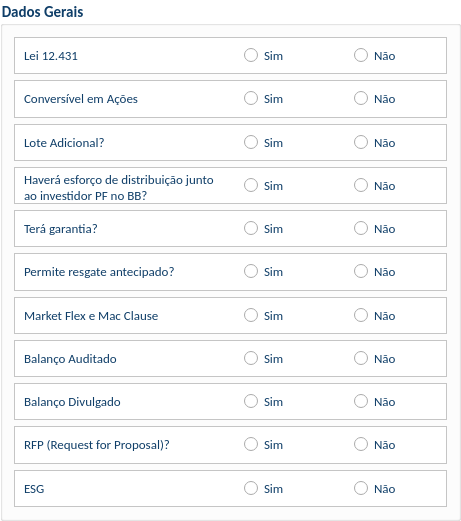
          <widget class="QGroupBox" name="gb_dadosGerais1">
           <property name="geometry">
            <rect>
             <x>10</x>
             <y>390</y>
             <width>461</width>
             <height>521</height>
            </rect>
           </property>
           <property name="sizePolicy">
            <sizepolicy hsizetype="Expanding" vsizetype="Expanding">
             <horstretch>0</horstretch>
             <verstretch>0</verstretch>
            </sizepolicy>
           </property>
           <property name="font">
            <font>
             <family>Calibri</family>
             <pointsize>11</pointsize>
             <weight>75</weight>
             <bold>true</bold>
            </font>
           </property>
           <property name="styleSheet">
            <string notr="true">background-color: rgb(255, 255, 255);
color: rgb(15, 62, 104);</string>
           </property>
           <property name="title">
            <string>Dados Gerais</string>
           </property>
           <layout class="QGridLayout" name="gridLayout_4">
            <item row="0" column="0">
             <widget class="QFrame" name="frame_3">
              <property name="styleSheet">
               <string notr="true">background-color: rgb(255, 255, 255);</string>
              </property>
              <property name="frameShape">
               <enum>QFrame::StyledPanel</enum>
              </property>
              <property name="frameShadow">
               <enum>QFrame::Raised</enum>
              </property>
              <widget class="QLabel" name="lei12431">
               <property name="geometry">
                <rect>
                 <x>10</x>
                 <y>10</y>
                 <width>159</width>
                 <height>17</height>
                </rect>
               </property>
               <property name="font">
                <font>
                 <family>Calibri</family>
                 <pointsize>10</pointsize>
                </font>
               </property>
               <property name="text">
                <string>Lei 12.431</string>
               </property>
               <property name="wordWrap">
                <bool>true</bool>
               </property>
              </widget>
              <widget class="QRadioButton" name="simLei">
               <property name="enabled">
                <bool>true</bool>
               </property>
               <property name="geometry">
                <rect>
                 <x>230</x>
                 <y>10</y>
                 <width>51</width>
                 <height>17</height>
                </rect>
               </property>
               <property name="font">
                <font>
                 <family>Calibri</family>
                 <pointsize>10</pointsize>
                </font>
               </property>
               <property name="text">
                <string>Sim</string>
               </property>
               <property name="checkable">
                <bool>true</bool>
               </property>
              </widget>
              <widget class="QRadioButton" name="naoLei">
               <property name="enabled">
                <bool>true</bool>
               </property>
               <property name="geometry">
                <rect>
                 <x>340</x>
                 <y>10</y>
                 <width>71</width>
                 <height>17</height>
                </rect>
               </property>
               <property name="font">
                <font>
                 <family>Calibri</family>
                 <pointsize>10</pointsize>
                </font>
               </property>
               <property name="text">
                <string>Não</string>
               </property>
               <property name="checkable">
                <bool>true</bool>
               </property>
              </widget>
             </widget>
            </item>
            <item row="1" column="0">
             <widget class="QFrame" name="frame_4">
              <property name="styleSheet">
               <string notr="true">background-color: rgb(255, 255, 255);</string>
              </property>
              <property name="frameShape">
               <enum>QFrame::StyledPanel</enum>
              </property>
              <property name="frameShadow">
               <enum>QFrame::Raised</enum>
              </property>
              <widget class="QLabel" name="conversivelAcao">
               <property name="geometry">
                <rect>
                 <x>10</x>
                 <y>10</y>
                 <width>159</width>
                 <height>17</height>
                </rect>
               </property>
               <property name="font">
                <font>
                 <family>Calibri</family>
                 <pointsize>10</pointsize>
                </font>
               </property>
               <property name="text">
                <string>Conversível em Ações</string>
               </property>
              </widget>
              <widget class="QRadioButton" name="simConversiveisAcao">
               <property name="enabled">
                <bool>true</bool>
               </property>
               <property name="geometry">
                <rect>
                 <x>230</x>
                 <y>10</y>
                 <width>61</width>
                 <height>17</height>
                </rect>
               </property>
               <property name="font">
                <font>
                 <family>Calibri</family>
                 <pointsize>10</pointsize>
                </font>
               </property>
               <property name="text">
                <string>Sim</string>
               </property>
               <property name="checkable">
                <bool>true</bool>
               </property>
              </widget>
              <widget class="QRadioButton" name="naoConversiveisAcao">
               <property name="enabled">
                <bool>true</bool>
               </property>
               <property name="geometry">
                <rect>
                 <x>340</x>
                 <y>10</y>
                 <width>61</width>
                 <height>17</height>
                </rect>
               </property>
               <property name="font">
                <font>
                 <family>Calibri</family>
                 <pointsize>10</pointsize>
                </font>
               </property>
               <property name="text">
                <string>Não</string>
               </property>
               <property name="checkable">
                <bool>true</bool>
               </property>
              </widget>
             </widget>
            </item>
            <item row="2" column="0">
             <widget class="QFrame" name="frame_5">
              <property name="styleSheet">
               <string notr="true">background-color: rgb(255, 255, 255);</string>
              </property>
              <property name="frameShape">
               <enum>QFrame::StyledPanel</enum>
              </property>
              <property name="frameShadow">
               <enum>QFrame::Raised</enum>
              </property>
              <widget class="QLabel" name="loteAdicional">
               <property name="geometry">
                <rect>
                 <x>10</x>
                 <y>10</y>
                 <width>159</width>
                 <height>17</height>
                </rect>
               </property>
               <property name="font">
                <font>
                 <family>Calibri</family>
                 <pointsize>10</pointsize>
                </font>
               </property>
               <property name="text">
                <string>Lote Adicional?</string>
               </property>
              </widget>
              <widget class="QRadioButton" name="simLoteAdicional">
               <property name="enabled">
                <bool>true</bool>
               </property>
               <property name="geometry">
                <rect>
                 <x>230</x>
                 <y>10</y>
                 <width>61</width>
                 <height>17</height>
                </rect>
               </property>
               <property name="font">
                <font>
                 <family>Calibri</family>
                 <pointsize>10</pointsize>
                </font>
               </property>
               <property name="text">
                <string>Sim</string>
               </property>
               <property name="checkable">
                <bool>true</bool>
               </property>
              </widget>
              <widget class="QRadioButton" name="naoLoteAdicional">
               <property name="enabled">
                <bool>true</bool>
               </property>
               <property name="geometry">
                <rect>
                 <x>340</x>
                 <y>10</y>
                 <width>61</width>
                 <height>17</height>
                </rect>
               </property>
               <property name="font">
                <font>
                 <family>Calibri</family>
                 <pointsize>10</pointsize>
                </font>
               </property>
               <property name="text">
                <string>Não</string>
               </property>
               <property name="checkable">
                <bool>true</bool>
               </property>
              </widget>
             </widget>
            </item>
            <item row="3" column="0">
             <widget class="QFrame" name="frame_6">
              <property name="styleSheet">
               <string notr="true">background-color: rgb(255, 255, 255);</string>
              </property>
              <property name="frameShape">
               <enum>QFrame::StyledPanel</enum>
              </property>
              <property name="frameShadow">
               <enum>QFrame::Raised</enum>
              </property>
              <widget class="QLabel" name="haveraEsforcos">
               <property name="geometry">
                <rect>
                 <x>10</x>
                 <y>5</y>
                 <width>191</width>
                 <height>31</height>
                </rect>
               </property>
               <property name="font">
                <font>
                 <family>Calibri</family>
                 <pointsize>10</pointsize>
                </font>
               </property>
               <property name="text">
                <string>Haverá esforço de distribuição junto ao investidor PF no BB?</string>
               </property>
               <property name="wordWrap">
                <bool>true</bool>
               </property>
              </widget>
              <widget class="QRadioButton" name="simHaveraEsforcos">
               <property name="enabled">
                <bool>true</bool>
               </property>
               <property name="geometry">
                <rect>
                 <x>230</x>
                 <y>10</y>
                 <width>91</width>
                 <height>17</height>
                </rect>
               </property>
               <property name="font">
                <font>
                 <family>Calibri</family>
                 <pointsize>10</pointsize>
                </font>
               </property>
               <property name="text">
                <string>Sim</string>
               </property>
               <property name="checkable">
                <bool>true</bool>
               </property>
              </widget>
              <widget class="QRadioButton" name="naoHaveraEsforcos">
               <property name="enabled">
                <bool>true</bool>
               </property>
               <property name="geometry">
                <rect>
                 <x>340</x>
                 <y>10</y>
                 <width>61</width>
                 <height>17</height>
                </rect>
               </property>
               <property name="font">
                <font>
                 <family>Calibri</family>
                 <pointsize>10</pointsize>
                </font>
               </property>
               <property name="text">
                <string>Não</string>
               </property>
               <property name="checkable">
                <bool>true</bool>
               </property>
              </widget>
             </widget>
            </item>
            <item row="4" column="0">
             <widget class="QFrame" name="frame_7">
              <property name="styleSheet">
               <string notr="true">background-color: rgb(255, 255, 255);</string>
              </property>
              <property name="frameShape">
               <enum>QFrame::StyledPanel</enum>
              </property>
              <property name="frameShadow">
               <enum>QFrame::Raised</enum>
              </property>
              <widget class="QLabel" name="teraGarantia">
               <property name="geometry">
                <rect>
                 <x>10</x>
                 <y>10</y>
                 <width>159</width>
                 <height>17</height>
                </rect>
               </property>
               <property name="font">
                <font>
                 <family>Calibri</family>
                 <pointsize>10</pointsize>
                </font>
               </property>
               <property name="text">
                <string>Terá garantia?</string>
               </property>
              </widget>
              <widget class="QRadioButton" name="simTeraGarantia">
               <property name="enabled">
                <bool>true</bool>
               </property>
               <property name="geometry">
                <rect>
                 <x>230</x>
                 <y>10</y>
                 <width>51</width>
                 <height>17</height>
                </rect>
               </property>
               <property name="font">
                <font>
                 <family>Calibri</family>
                 <pointsize>10</pointsize>
                </font>
               </property>
               <property name="text">
                <string>Sim</string>
               </property>
               <property name="checkable">
                <bool>true</bool>
               </property>
              </widget>
              <widget class="QRadioButton" name="naoTeraGarantia">
               <property name="enabled">
                <bool>true</bool>
               </property>
               <property name="geometry">
                <rect>
                 <x>340</x>
                 <y>10</y>
                 <width>61</width>
                 <height>17</height>
                </rect>
               </property>
               <property name="font">
                <font>
                 <family>Calibri</family>
                 <pointsize>10</pointsize>
                </font>
               </property>
               <property name="text">
                <string>Não</string>
               </property>
               <property name="checkable">
                <bool>true</bool>
               </property>
              </widget>
             </widget>
            </item>
            <item row="5" column="0">
             <widget class="QFrame" name="frame_8">
              <property name="styleSheet">
               <string notr="true">background-color: rgb(255, 255, 255);</string>
              </property>
              <property name="frameShape">
               <enum>QFrame::StyledPanel</enum>
              </property>
              <property name="frameShadow">
               <enum>QFrame::Raised</enum>
              </property>
              <widget class="QLabel" name="permiteResgate">
               <property name="geometry">
                <rect>
                 <x>10</x>
                 <y>10</y>
                 <width>159</width>
                 <height>17</height>
                </rect>
               </property>
               <property name="font">
                <font>
                 <family>Calibri</family>
                 <pointsize>10</pointsize>
                </font>
               </property>
               <property name="text">
                <string>Permite resgate antecipado?</string>
               </property>
              </widget>
              <widget class="QRadioButton" name="simPermiteResgate">
               <property name="enabled">
                <bool>true</bool>
               </property>
               <property name="geometry">
                <rect>
                 <x>230</x>
                 <y>10</y>
                 <width>61</width>
                 <height>17</height>
                </rect>
               </property>
               <property name="font">
                <font>
                 <family>Calibri</family>
                 <pointsize>10</pointsize>
                </font>
               </property>
               <property name="text">
                <string>Sim</string>
               </property>
               <property name="checkable">
                <bool>true</bool>
               </property>
              </widget>
              <widget class="QRadioButton" name="naoPermiteResgate">
               <property name="enabled">
                <bool>true</bool>
               </property>
               <property name="geometry">
                <rect>
                 <x>340</x>
                 <y>10</y>
                 <width>61</width>
                 <height>17</height>
                </rect>
               </property>
               <property name="font">
                <font>
                 <family>Calibri</family>
                 <pointsize>10</pointsize>
                </font>
               </property>
               <property name="text">
                <string>Não</string>
               </property>
               <property name="checkable">
                <bool>true</bool>
               </property>
              </widget>
             </widget>
            </item>
            <item row="6" column="0">
             <widget class="QFrame" name="frame_9">
              <property name="styleSheet">
               <string notr="true">background-color: rgb(255, 255, 255);</string>
              </property>
              <property name="frameShape">
               <enum>QFrame::StyledPanel</enum>
              </property>
              <property name="frameShadow">
               <enum>QFrame::Raised</enum>
              </property>
              <widget class="QLabel" name="MarketMac">
               <property name="geometry">
                <rect>
                 <x>10</x>
                 <y>10</y>
                 <width>159</width>
                 <height>17</height>
                </rect>
               </property>
               <property name="font">
                <font>
                 <family>Calibri</family>
                 <pointsize>10</pointsize>
                </font>
               </property>
               <property name="text">
                <string>Market Flex e Mac Clause</string>
               </property>
              </widget>
              <widget class="QRadioButton" name="simMarketMac">
               <property name="enabled">
                <bool>true</bool>
               </property>
               <property name="geometry">
                <rect>
                 <x>230</x>
                 <y>10</y>
                 <width>61</width>
                 <height>17</height>
                </rect>
               </property>
               <property name="font">
                <font>
                 <family>Calibri</family>
                 <pointsize>10</pointsize>
                </font>
               </property>
               <property name="text">
                <string>Sim</string>
               </property>
               <property name="checkable">
                <bool>true</bool>
               </property>
              </widget>
              <widget class="QRadioButton" name="naoMarketMac">
               <property name="enabled">
                <bool>true</bool>
               </property>
               <property name="geometry">
                <rect>
                 <x>340</x>
                 <y>10</y>
                 <width>61</width>
                 <height>17</height>
                </rect>
               </property>
               <property name="font">
                <font>
                 <family>Calibri</family>
                 <pointsize>10</pointsize>
                </font>
               </property>
               <property name="text">
                <string>Não</string>
               </property>
               <property name="checkable">
                <bool>true</bool>
               </property>
              </widget>
             </widget>
            </item>
            <item row="7" column="0">
             <widget class="QFrame" name="frame_10">
              <property name="styleSheet">
               <string notr="true">background-color: rgb(255, 255, 255);</string>
              </property>
              <property name="frameShape">
               <enum>QFrame::StyledPanel</enum>
              </property>
              <property name="frameShadow">
               <enum>QFrame::Raised</enum>
              </property>
              <widget class="QLabel" name="BalancoAuditado">
               <property name="geometry">
                <rect>
                 <x>10</x>
                 <y>10</y>
                 <width>159</width>
                 <height>17</height>
                </rect>
               </property>
               <property name="font">
                <font>
                 <family>Calibri</family>
                 <pointsize>10</pointsize>
                </font>
               </property>
               <property name="text">
                <string>Balanço Auditado</string>
               </property>
              </widget>
              <widget class="QRadioButton" name="simBalancoAuditado">
               <property name="enabled">
                <bool>true</bool>
               </property>
               <property name="geometry">
                <rect>
                 <x>230</x>
                 <y>10</y>
                 <width>61</width>
                 <height>17</height>
                </rect>
               </property>
               <property name="font">
                <font>
                 <family>Calibri</family>
                 <pointsize>10</pointsize>
                </font>
               </property>
               <property name="text">
                <string>Sim</string>
               </property>
               <property name="checkable">
                <bool>true</bool>
               </property>
              </widget>
              <widget class="QRadioButton" name="naoBalancoAuditado">
               <property name="enabled">
                <bool>true</bool>
               </property>
               <property name="geometry">
                <rect>
                 <x>340</x>
                 <y>10</y>
                 <width>61</width>
                 <height>17</height>
                </rect>
               </property>
               <property name="font">
                <font>
                 <family>Calibri</family>
                 <pointsize>10</pointsize>
                </font>
               </property>
               <property name="text">
                <string>Não</string>
               </property>
               <property name="checkable">
                <bool>true</bool>
               </property>
              </widget>
             </widget>
            </item>
            <item row="8" column="0">
             <widget class="QFrame" name="frame_11">
              <property name="styleSheet">
               <string notr="true">background-color: rgb(255, 255, 255);</string>
              </property>
              <property name="frameShape">
               <enum>QFrame::StyledPanel</enum>
              </property>
              <property name="frameShadow">
               <enum>QFrame::Raised</enum>
              </property>
              <widget class="QLabel" name="BalancoDivulgado">
               <property name="geometry">
                <rect>
                 <x>10</x>
                 <y>10</y>
                 <width>159</width>
                 <height>17</height>
                </rect>
               </property>
               <property name="font">
                <font>
                 <family>Calibri</family>
                 <pointsize>10</pointsize>
                </font>
               </property>
               <property name="text">
                <string>Balanço Divulgado</string>
               </property>
              </widget>
              <widget class="QRadioButton" name="simBalancoDivulgado">
               <property name="enabled">
                <bool>true</bool>
               </property>
               <property name="geometry">
                <rect>
                 <x>230</x>
                 <y>10</y>
                 <width>61</width>
                 <height>17</height>
                </rect>
               </property>
               <property name="font">
                <font>
                 <family>Calibri</family>
                 <pointsize>10</pointsize>
                </font>
               </property>
               <property name="text">
                <string>Sim</string>
               </property>
               <property name="checkable">
                <bool>true</bool>
               </property>
              </widget>
              <widget class="QRadioButton" name="naoBalancoDivulgado">
               <property name="enabled">
                <bool>true</bool>
               </property>
               <property name="geometry">
                <rect>
                 <x>340</x>
                 <y>10</y>
                 <width>61</width>
                 <height>17</height>
                </rect>
               </property>
               <property name="font">
                <font>
                 <family>Calibri</family>
                 <pointsize>10</pointsize>
                </font>
               </property>
               <property name="text">
                <string>Não</string>
               </property>
               <property name="checkable">
                <bool>true</bool>
               </property>
              </widget>
             </widget>
            </item>
            <item row="9" column="0">
             <widget class="QFrame" name="frame_12">
              <property name="styleSheet">
               <string notr="true">background-color: rgb(255, 255, 255);</string>
              </property>
              <property name="frameShape">
               <enum>QFrame::StyledPanel</enum>
              </property>
              <property name="frameShadow">
               <enum>QFrame::Raised</enum>
              </property>
              <widget class="QLabel" name="RFP">
               <property name="geometry">
                <rect>
                 <x>10</x>
                 <y>10</y>
                 <width>159</width>
                 <height>17</height>
                </rect>
               </property>
               <property name="font">
                <font>
                 <family>Calibri</family>
                 <pointsize>10</pointsize>
                </font>
               </property>
               <property name="text">
                <string>RFP (Request for Proposal)? </string>
               </property>
              </widget>
              <widget class="QRadioButton" name="simRFP">
               <property name="enabled">
                <bool>true</bool>
               </property>
               <property name="geometry">
                <rect>
                 <x>230</x>
                 <y>10</y>
                 <width>61</width>
                 <height>17</height>
                </rect>
               </property>
               <property name="font">
                <font>
                 <family>Calibri</family>
                 <pointsize>10</pointsize>
                </font>
               </property>
               <property name="text">
                <string>Sim</string>
               </property>
               <property name="checkable">
                <bool>true</bool>
               </property>
              </widget>
              <widget class="QRadioButton" name="naoRFP">
               <property name="enabled">
                <bool>true</bool>
               </property>
               <property name="geometry">
                <rect>
                 <x>340</x>
                 <y>10</y>
                 <width>61</width>
                 <height>17</height>
                </rect>
               </property>
               <property name="font">
                <font>
                 <family>Calibri</family>
                 <pointsize>10</pointsize>
                </font>
               </property>
               <property name="text">
                <string>Não</string>
               </property>
               <property name="checkable">
                <bool>true</bool>
               </property>
              </widget>
             </widget>
            </item>
            <item row="10" column="0">
             <widget class="QFrame" name="frame_13">
              <property name="styleSheet">
               <string notr="true">background-color: rgb(255, 255, 255);</string>
              </property>
              <property name="frameShape">
               <enum>QFrame::StyledPanel</enum>
              </property>
              <property name="frameShadow">
               <enum>QFrame::Raised</enum>
              </property>
              <widget class="QLabel" name="ESG">
               <property name="geometry">
                <rect>
                 <x>10</x>
                 <y>10</y>
                 <width>159</width>
                 <height>17</height>
                </rect>
               </property>
               <property name="font">
                <font>
                 <family>Calibri</family>
                 <pointsize>10</pointsize>
                </font>
               </property>
               <property name="text">
                <string>ESG</string>
               </property>
              </widget>
              <widget class="QRadioButton" name="simESG">
               <property name="enabled">
                <bool>true</bool>
               </property>
               <property name="geometry">
                <rect>
                 <x>230</x>
                 <y>10</y>
                 <width>61</width>
                 <height>17</height>
                </rect>
               </property>
               <property name="font">
                <font>
                 <family>Calibri</family>
                 <pointsize>10</pointsize>
                </font>
               </property>
               <property name="text">
                <string>Sim</string>
               </property>
               <property name="checkable">
                <bool>true</bool>
               </property>
              </widget>
              <widget class="QRadioButton" name="naoESG">
               <property name="enabled">
                <bool>true</bool>
               </property>
               <property name="geometry">
                <rect>
                 <x>340</x>
                 <y>10</y>
                 <width>61</width>
                 <height>17</height>
                </rect>
               </property>
               <property name="font">
                <font>
                 <family>Calibri</family>
                 <pointsize>10</pointsize>
                </font>
               </property>
               <property name="text">
                <string>Não</string>
               </property>
               <property name="checkable">
                <bool>true</bool>
               </property>
              </widget>
             </widget>
            </item>
           </layout>
          </widget>
